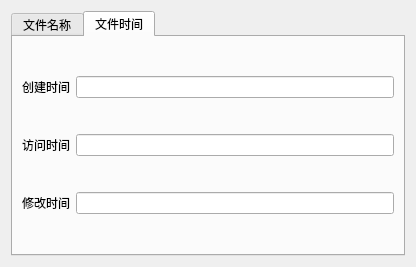
<?xml version="1.0" encoding="UTF-8"?>
<ui version="4.0">
 <class>Widget</class>
 <widget class="QWidget" name="Widget">
  <property name="geometry">
   <rect>
    <x>0</x>
    <y>0</y>
    <width>416</width>
    <height>267</height>
   </rect>
  </property>
  <property name="windowTitle">
   <string>Widget</string>
  </property>
  <layout class="QVBoxLayout" name="verticalLayout">
   <item>
    <widget class="QTabWidget" name="tabWidget">
     <property name="currentIndex">
      <number>1</number>
     </property>
     <widget class="QWidget" name="tabFileName">
      <attribute name="title">
       <string>文件名称</string>
      </attribute>
      <layout class="QGridLayout" name="gridLayout">
       <item row="0" column="0">
        <widget class="QLabel" name="label">
         <property name="text">
          <string>文件全名</string>
         </property>
        </widget>
       </item>
       <item row="0" column="1">
        <widget class="QLineEdit" name="lineEditFullName"/>
       </item>
       <item row="0" column="2">
        <widget class="QPushButton" name="pushButtonSelectFile">
         <property name="text">
          <string>选择文件</string>
         </property>
        </widget>
       </item>
       <item row="1" column="0">
        <widget class="QLabel" name="label_2">
         <property name="text">
          <string>文件短名</string>
         </property>
        </widget>
       </item>
       <item row="1" column="1">
        <widget class="QLineEdit" name="lineEditShortName"/>
       </item>
       <item row="2" column="0">
        <widget class="QLabel" name="label_3">
         <property name="text">
          <string>文件大小</string>
         </property>
        </widget>
       </item>
       <item row="2" column="1">
        <widget class="QLineEdit" name="lineEditFileSize"/>
       </item>
      </layout>
     </widget>
     <widget class="QWidget" name="tabFileTime">
      <attribute name="title">
       <string>文件时间</string>
      </attribute>
      <layout class="QGridLayout" name="gridLayout_2">
       <item row="0" column="0">
        <widget class="QLabel" name="label_4">
         <property name="text">
          <string>创建时间</string>
         </property>
        </widget>
       </item>
       <item row="0" column="1">
        <widget class="QLineEdit" name="lineEditTimeCreated"/>
       </item>
       <item row="1" column="0">
        <widget class="QLabel" name="label_5">
         <property name="text">
          <string>访问时间</string>
         </property>
        </widget>
       </item>
       <item row="1" column="1">
        <widget class="QLineEdit" name="lineEditTimeRead"/>
       </item>
       <item row="2" column="0">
        <widget class="QLabel" name="label_6">
         <property name="text">
          <string>修改时间</string>
         </property>
        </widget>
       </item>
       <item row="2" column="1">
        <widget class="QLineEdit" name="lineEditTimeModified"/>
       </item>
      </layout>
     </widget>
    </widget>
   </item>
  </layout>
 </widget>
 <resources/>
 <connections/>
</ui>
